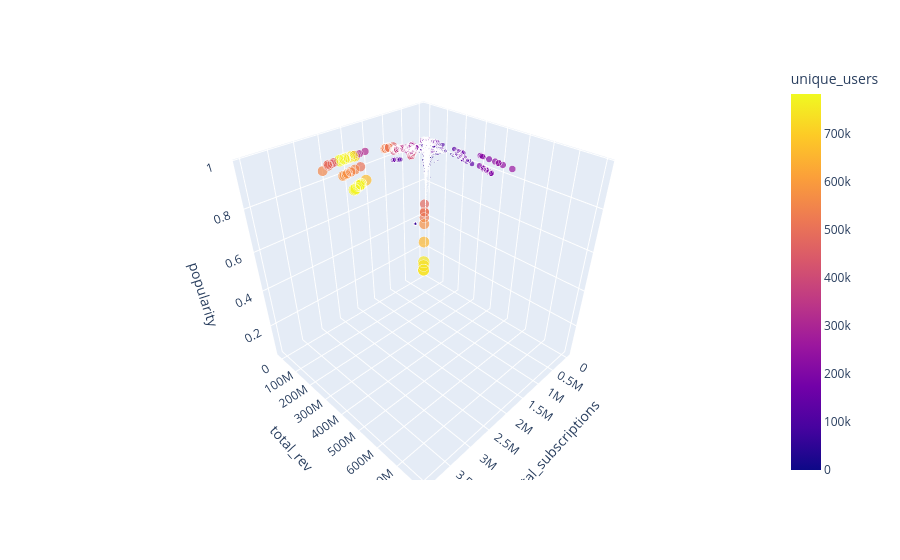

Source (notebook cell):
### Code cell
import plotly.express as px

fig = px.scatter_3d(
    data,
    x='total_subscriptions',
    y='total_rev',
    z='popularity',
    color='unique_users',
    size='unique_users',
    hover_name='bundle_name'
)

fig.show()

### Figure 1 — Plotly figure (JSON) as saved in the notebook; plotly's stock layout.template omitted (floating-point values rounded to 4 significant figures; data arrays with more than 128 entries replaced by an {"elided": "..."} marker saying what was removed)
{"data": [{"hovertemplate": "<b>%{hovertext}</b><br><br>total_subscriptions=%{x}<br>total_rev=%{y}<br>popularity=%{z}<br>unique_users=%{marker.color}<extra></extra>", "hovertext": {"elided": "12057 str values"}, "legendgroup": "", "marker": {"color": {"elided": "12057 int values"}, "coloraxis": "coloraxis", "size": {"elided": "12057 int values"}, "sizemode": "area", "sizeref": 1957.0, "symbol": "circle"}, "mode": "markers", "name": "", "scene": "scene", "showlegend": false, "type": "scatter3d", "x": {"elided": "12057 int values"}, "y": {"elided": "12057 float values"}, "z": {"elided": "12057 float values"}}], "layout": {"coloraxis": {"colorbar": {"title": {"text": "unique_users"}}, "colorscale": [[0, "#0d0887"], [0.1111, "#46039f"], [0.2222, "#7201a8"], [0.3333, "#9c179e"], [0.4444, "#bd3786"], [0.5556, "#d8576b"], [0.6667, "#ed7953"], [0.7778, "#fb9f3a"], [0.8889, "#fdca26"], [1, "#f0f921"]]}, "legend": {"itemsizing": "constant", "tracegroupgap": 0}, "margin": {"t": 60}, "scene": {"domain": {"x": [0, 1], "y": [0, 1]}, "xaxis": {"title": {"text": "total_subscriptions"}}, "yaxis": {"title": {"text": "total_rev"}}, "zaxis": {"title": {"text": "popularity"}}}}}
